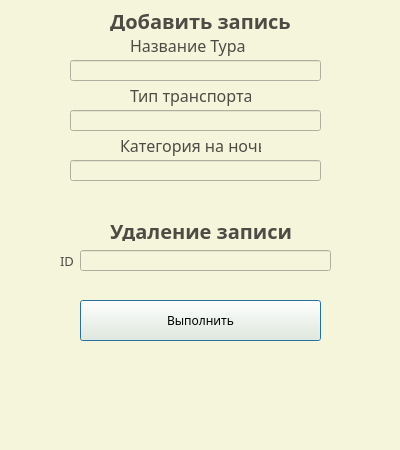
<?xml version="1.0" encoding="UTF-8"?>
<ui version="4.0">
 <class>Dialog</class>
 <widget class="QDialog" name="Dialog">
  <property name="geometry">
   <rect>
    <x>0</x>
    <y>0</y>
    <width>400</width>
    <height>450</height>
   </rect>
  </property>
  <property name="minimumSize">
   <size>
    <width>400</width>
    <height>450</height>
   </size>
  </property>
  <property name="maximumSize">
   <size>
    <width>400</width>
    <height>450</height>
   </size>
  </property>
  <property name="windowTitle">
   <string>Редактирование таблицы Туры</string>
  </property>
  <property name="styleSheet">
   <string notr="true">font-family: Roboto Light;
background-color:  #F5F5DC;</string>
  </property>
  <widget class="QPushButton" name="pushButton">
   <property name="geometry">
    <rect>
     <x>80</x>
     <y>300</y>
     <width>241</width>
     <height>41</height>
    </rect>
   </property>
   <property name="styleSheet">
    <string notr="true">font: 300 11pt &quot;Roboto&quot;;</string>
   </property>
   <property name="text">
    <string>Выполнить</string>
   </property>
  </widget>
  <widget class="QLabel" name="label_4">
   <property name="geometry">
    <rect>
     <x>40</x>
     <y>0</y>
     <width>311</width>
     <height>201</height>
    </rect>
   </property>
   <property name="styleSheet">
    <string notr="true">backhround-color: None;
border: 5px;
border-radius: 15px;
opacity: .3;
background-color:rgba(196, 196,176 , .5);</string>
   </property>
   <property name="text">
    <string/>
   </property>
  </widget>
  <widget class="QLabel" name="label_5">
   <property name="geometry">
    <rect>
     <x>40</x>
     <y>210</y>
     <width>311</width>
     <height>81</height>
    </rect>
   </property>
   <property name="styleSheet">
    <string notr="true">backhround-color: None;
border: 5px;
border-radius: 15px;
opacity: .3;
background-color:rgba(196, 196,176 , .5);</string>
   </property>
   <property name="text">
    <string/>
   </property>
  </widget>
  <widget class="QLabel" name="label_6">
   <property name="geometry">
    <rect>
     <x>110</x>
     <y>10</y>
     <width>181</width>
     <height>21</height>
    </rect>
   </property>
   <property name="font">
    <font>
     <family>Roboto 54</family>
     <pointsize>15</pointsize>
     <bold>true</bold>
    </font>
   </property>
   <property name="styleSheet">
    <string notr="true">background-color:None;
color: #4c4c45;</string>
   </property>
   <property name="text">
    <string>Добавить запись</string>
   </property>
  </widget>
  <widget class="QLabel" name="label_7">
   <property name="geometry">
    <rect>
     <x>110</x>
     <y>220</y>
     <width>181</width>
     <height>21</height>
    </rect>
   </property>
   <property name="font">
    <font>
     <family>Roboto 54</family>
     <pointsize>15</pointsize>
     <bold>true</bold>
    </font>
   </property>
   <property name="styleSheet">
    <string notr="true">background-color:None;
color: #4c4c45;</string>
   </property>
   <property name="text">
    <string>Удаление записи</string>
   </property>
  </widget>
  <widget class="QLineEdit" name="lineEditDelID">
   <property name="geometry">
    <rect>
     <x>80</x>
     <y>250</y>
     <width>251</width>
     <height>21</height>
    </rect>
   </property>
  </widget>
  <widget class="QLabel" name="label_8">
   <property name="geometry">
    <rect>
     <x>60</x>
     <y>250</y>
     <width>21</width>
     <height>21</height>
    </rect>
   </property>
   <property name="font">
    <font>
     <family>Roboto 54</family>
     <pointsize>10</pointsize>
     <bold>false</bold>
    </font>
   </property>
   <property name="styleSheet">
    <string notr="true">background-color:None;
color: #4c4c45;</string>
   </property>
   <property name="text">
    <string>ID</string>
   </property>
  </widget>
  <widget class="QLineEdit" name="lineEditNameTur">
   <property name="geometry">
    <rect>
     <x>70</x>
     <y>60</y>
     <width>251</width>
     <height>21</height>
    </rect>
   </property>
  </widget>
  <widget class="QLineEdit" name="lineEditTypeTransp">
   <property name="geometry">
    <rect>
     <x>70</x>
     <y>110</y>
     <width>251</width>
     <height>21</height>
    </rect>
   </property>
  </widget>
  <widget class="QLineEdit" name="lineEditCatgaoryAccomd">
   <property name="geometry">
    <rect>
     <x>70</x>
     <y>160</y>
     <width>251</width>
     <height>21</height>
    </rect>
   </property>
  </widget>
  <widget class="QLabel" name="label_9">
   <property name="geometry">
    <rect>
     <x>130</x>
     <y>30</y>
     <width>121</width>
     <height>31</height>
    </rect>
   </property>
   <property name="font">
    <font>
     <family>Roboto 54</family>
     <pointsize>12</pointsize>
     <bold>false</bold>
    </font>
   </property>
   <property name="styleSheet">
    <string notr="true">background-color:None;
color: #4c4c45;</string>
   </property>
   <property name="text">
    <string>Название Тура</string>
   </property>
  </widget>
  <widget class="QLabel" name="label_10">
   <property name="geometry">
    <rect>
     <x>130</x>
     <y>80</y>
     <width>121</width>
     <height>31</height>
    </rect>
   </property>
   <property name="font">
    <font>
     <family>Roboto 54</family>
     <pointsize>12</pointsize>
     <bold>false</bold>
    </font>
   </property>
   <property name="styleSheet">
    <string notr="true">background-color:None;
color: #4c4c45;</string>
   </property>
   <property name="text">
    <string>Тип транспорта</string>
   </property>
  </widget>
  <widget class="QLabel" name="label_11">
   <property name="geometry">
    <rect>
     <x>120</x>
     <y>130</y>
     <width>141</width>
     <height>31</height>
    </rect>
   </property>
   <property name="font">
    <font>
     <family>Roboto 54</family>
     <pointsize>12</pointsize>
     <bold>false</bold>
    </font>
   </property>
   <property name="styleSheet">
    <string notr="true">background-color:None;
color: #4c4c45;</string>
   </property>
   <property name="text">
    <string>Категория на ночь</string>
   </property>
  </widget>
 </widget>
 <resources/>
 <connections/>
</ui>
